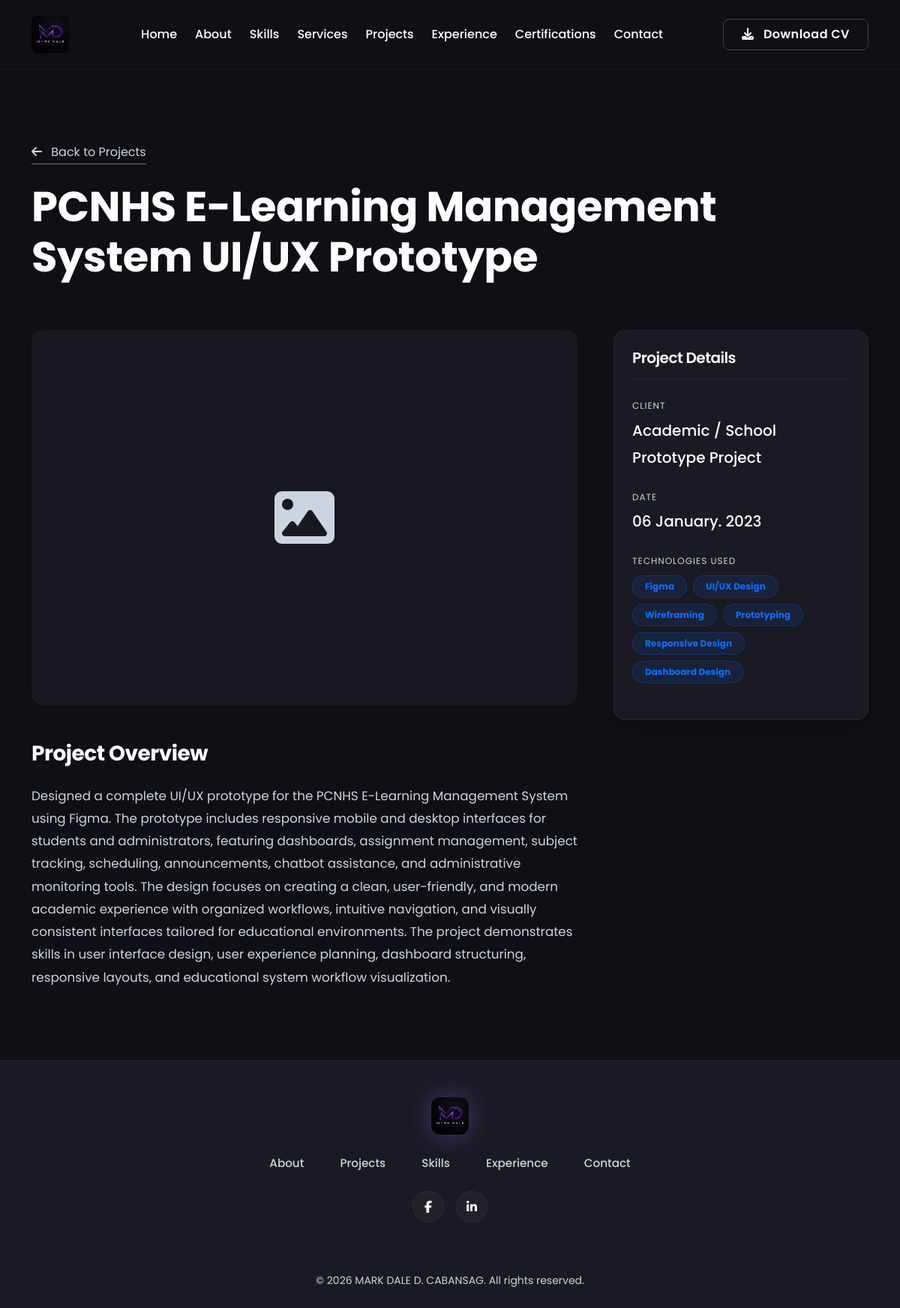
Page /project?id=13 on the committed database.
### tables this page shows
CREATE TABLE `projects` (
  `id` int(11) NOT NULL,
  `title` varchar(255) DEFAULT NULL,
  `description` text DEFAULT NULL,
  `image` varchar(255) DEFAULT NULL,
  `link` varchar(255) DEFAULT NULL,
  `tech_stack` varchar(255) DEFAULT NULL,
  `client` varchar(255) DEFAULT '',
  `project_date` varchar(100) DEFAULT '',
  `gallery_images` text DEFAULT NULL
);

CREATE TABLE `settings` (
  `id` int(11) NOT NULL,
  `site_title` varchar(255) DEFAULT 'Mark Dale D. Cabansag',
  `hero_title` varchar(255) DEFAULT 'INFORMATION SYSTEMS STUDENT',
  `hero_name` varchar(255) DEFAULT 'MARK DALE D. CABANSAG',
  `objective` text DEFAULT NULL,
  `email` varchar(255) DEFAULT 'markcabansag108@gmail.com',
  `phone` varchar(50) DEFAULT '0993-740-0980',
  `location` varchar(255) DEFAULT 'Purok 2b, Sto Nino, Carmen, Davao del Norte',
  `linkedin` varchar(255) DEFAULT 'https://www.linkedin.com/in/mark-dale-cabansag-010105409/',
  `github` varchar(255) DEFAULT ''
);

### project.php (the view, shortened to what this page needs)
<?php
require_once 'includes/db.php';
$id = isset($_GET['id']) ? (int)$_GET['id'] : 0;
$stmt = $pdo->prepare("SELECT * FROM projects WHERE id = ?");
$stmt->execute([$id]);
$project = $stmt->fetch(PDO::FETCH_ASSOC);
$techs = explode(',', $project['tech_stack']);
$validGallery = [];
$gallery = $validGallery;
require_once 'includes/header.php';
?>
<section class="py-5 mt-5 min-vh-100">
    <div class="container">
        <div class="mb-4">
            <a href="projects" class="text-muted text-decoration-none border-bottom border-secondary pb-1"><i class="fas fa-arrow-left me-2"></i> Back to Projects</a>
        </div>
        <h1 class="display-4 fw-bold text-white mb-3"><?= htmlspecialchars($project['title']) ?></h1>
        <div class="row g-5 mt-3">
            <div class="col-lg-8">
                <?php if(count($gallery) > 1): ?>
                    <div id="projectCarousel" class="carousel slide rounded-4 overflow-hidden shadow-lg mb-5" data-bs-ride="carousel" data-bs-interval="1500" data-bs-pause="false">
                        <div class="carousel-indicators">
                            <?php foreach($gallery as $index => $img): ?>
                                <button type="button" data-bs-target="#projectCarousel" data-bs-slide-to="<?= $index ?>" <?= $index === 0 ? 'class="active"' : '' ?>></button>
                            <?php endforeach; ?>
                        </div>
                        <div class="carousel-inner" style="background-color: #121218; height: 500px;">
                            <?php foreach($gallery as $index => $img): ?>
                                <div class="carousel-item <?= $index === 0 ? 'active' : '' ?>" style="height: 500px;">
                                    <img src="<?= htmlspecialchars($img) ?>" class="d-block w-100" style="height: 500px !important; max-height: 500px !important; object-fit: contain;" alt="Project Image">
                                </div>
                            <?php endforeach; ?>
                        </div>
                        <button class="carousel-control-prev" type="button" data-bs-target="#projectCarousel" data-bs-slide="prev">
                            <span class="carousel-control-prev-icon" aria-hidden="true"></span>
                        </button>
                        <button class="carousel-control-next" type="button" data-bs-target="#projectCarousel" data-bs-slide="next">
                            <span class="carousel-control-next-icon" aria-hidden="true"></span>
                        </button>
                    </div>
                <?php elseif(count($gallery) == 1): ?>
                    <div class="rounded-4 shadow-lg w-100 mb-5 overflow-hidden" style="background-color: #121218; height: 500px;">
                        <img src="<?= htmlspecialchars($gallery[0]) ?>" class="img-fluid w-100" style="height: 500px !important; max-height: 500px !important; object-fit: contain;" alt="Project Image">
                    </div>
                <?php else: ?>
                    <div class="bg-secondary bg-opacity-10 rounded-4 d-flex align-items-center justify-content-center w-100 mb-5" style="height: 500px;">
                        <i class="fas fa-image fa-5x text-muted"></i>
                    </div>
                <?php endif; ?>
                <h3 class="text-white fw-bold mb-4">Project Overview</h3>
                <div class="text-muted" style="line-height: 1.8; font-size: 1.05rem;">
                    <?= nl2br(htmlspecialchars($project['description'])) ?>
                </div>
            </div>
            <div class="col-lg-4">
                <div class="custom-card p-4 sticky-top" style="top: 100px; z-index: 10;">
                    <h5 class="text-white mb-4 border-bottom pb-3" style="border-color: rgba(255,255,255,0.05) !important;">Project Details</h5>
                    <?php if(!empty($project['client'])): ?>
                    <div class="mb-4">
                        <small class="text-muted d-block text-uppercase mb-1" style="font-size: 0.75rem; letter-spacing: 1px;">Client</small>
                        <span class="text-white fw-medium fs-5"><?= htmlspecialchars($project['client']) ?></span>
                    </div>
                    <?php endif; ?>
                    <?php if(!empty($project['project_date'])): ?>
                    <div class="mb-4">
                        <small class="text-muted d-block text-uppercase mb-1" style="font-size: 0.75rem; letter-spacing: 1px;">Date</small>
                        <span class="text-white fw-medium fs-5"><?= htmlspecialchars($project['project_date']) ?></span>
                    </div>
                    <?php endif; ?>
                    <div class="mb-4">
                        <small class="text-muted d-block text-uppercase mb-2" style="font-size: 0.75rem; letter-spacing: 1px;">Technologies Used</small>
                        <div class="d-flex flex-wrap gap-2">
                            <?php foreach($techs as $tech): ?>
                                <span class="badge bg-primary bg-opacity-10 text-primary border border-primary border-opacity-25 px-3 py-2 rounded-pill"><?= htmlspecialchars(trim($tech)) ?></span>
                            <?php endforeach; ?>
                        </div>
                    </div>
                </div>
            </div>
        </div>
    </div>
</section>
<?php require_once 'includes/footer.php'; ?>

### includes/footer.php (shortened to what this page needs)
<footer class="pt-5 pb-4 mt-5 border-top" style="border-color: rgba(255,255,255,0.05) !important; background-color: var(--surface-color);">
    <div class="container text-center">
        <a href="./" class="d-inline-block mb-4 text-decoration-none">
            <img src="assets/images/logo.png" alt="MD Logo" style="height: 50px; width: auto; border-radius: 12px; filter: drop-shadow(0 0 15px rgba(139, 92, 246, 0.4));">
        </a>
        <div class="d-flex flex-wrap justify-content-center gap-3 gap-md-5 mb-4 footer-nav-links">
            <a href="about" class="text-muted text-decoration-none">About</a>
            <a href="projects" class="text-muted text-decoration-none">Projects</a>
            <a href="skills" class="text-muted text-decoration-none">Skills</a>
            <a href="experience" class="text-muted text-decoration-none">Experience</a>
            <a href="contact" class="text-muted text-decoration-none">Contact</a>
        </div>
        <div class="d-flex justify-content-center gap-3 mb-2">
            <a href="https://www.facebook.com/markdalecabansag1" class="social-icon-footer" target="_blank"><i class="fab fa-facebook-f"></i></a>
            <?php if(!empty($settings['linkedin'])): ?>
            <a href="<?= htmlspecialchars($settings['linkedin']) ?>" class="social-icon-footer" target="_blank"><i class="fab fa-linkedin-in"></i></a>
            <?php endif; ?>
        </div>
        <hr style="border-color: rgba(255,255,255,0.1); margin: 2rem auto; width: 100%; max-width: 600px;">
        <p class="text-muted small mb-0">&copy; <?= date('Y') ?> <?= htmlspecialchars($settings['hero_name'] ?? 'Mark Dale D. Cabansag') ?>. All rights reserved.</p>
    </div>
</footer>
</body>
</html>

### assets/css/style.css (style rules this page uses)
:root { --bg-color: #0f0f15; --surface-color: #1a1a24; --surface-light: #252533; --primary-color: #8b5cf6; --primary-hover: #a78bfa; --text-main: #ffffff; --text-muted: #cbd5e1; --font-family: 'Poppins', sans-serif; }
body { background-color: var(--bg-color); color: var(--text-main); font-family: var(--font-family); -webkit-font-smoothing: antialiased; font-size: 16px; line-height: 1.8; }
.text-muted { color: var(--text-muted) !important; }
a { text-decoration: none; transition: all 0.3s ease; }
h1, h2, h3, h4, h5, h6 { color: var(--text-main); font-weight: 600; letter-spacing: -0.5px; }
.custom-card { background-color: var(--surface-color); border: 1px solid rgba(255, 255, 255, 0.05); border-radius: 16px; padding: 35px; transition: all 0.4s ease; box-shadow: 0 10px 30px rgba(0, 0, 0, 0.2); }

### includes/footer.php (style rules this page uses)
.footer-nav-links a { font-weight: 500; font-size: 0.95rem; transition: color 0.3s ease; }
.social-icon-footer { display: inline-flex; align-items: center; justify-content: center; width: 42px; height: 42px; background-color: rgba(255,255,255,0.03); color: var(--text-main); border-radius: 50%; transition: all 0.3s ease; border: 1px solid rgba(255,255,255,0.05); }

### rows in the picture
projects: title "PCNHS E-Learning Management System UI/UX Prototype", description "Designed a complete UI/UX prototype for the PCNHS E-Learning Management System using Figma. The prototype includes responsive mobile and desktop interfaces for students and administrators, featuring dashboards, assignment management, subject tracking, scheduling, announcements, chatbot assistance, and administrative monitoring tools. The design focuses on creating a clean, user-friendly, and modern academic experience with organized workflows, intuitive navigation, and visually consistent interfaces tailored for educational environments. The project demonstrates skills in user interface design, user experience planning, dashboard structuring, responsive layouts, and educational system…", client "Academic / School Prototype Project", project_date "06 January. 2023", tech_stack "Figma", tech_stack "UI/UX Design", tech_stack "Wireframing", tech_stack "Prototyping", tech_stack "Responsive Design", tech_stack "Dashboard Design"
settings: hero_name "MARK DALE D. CABANSAG"
